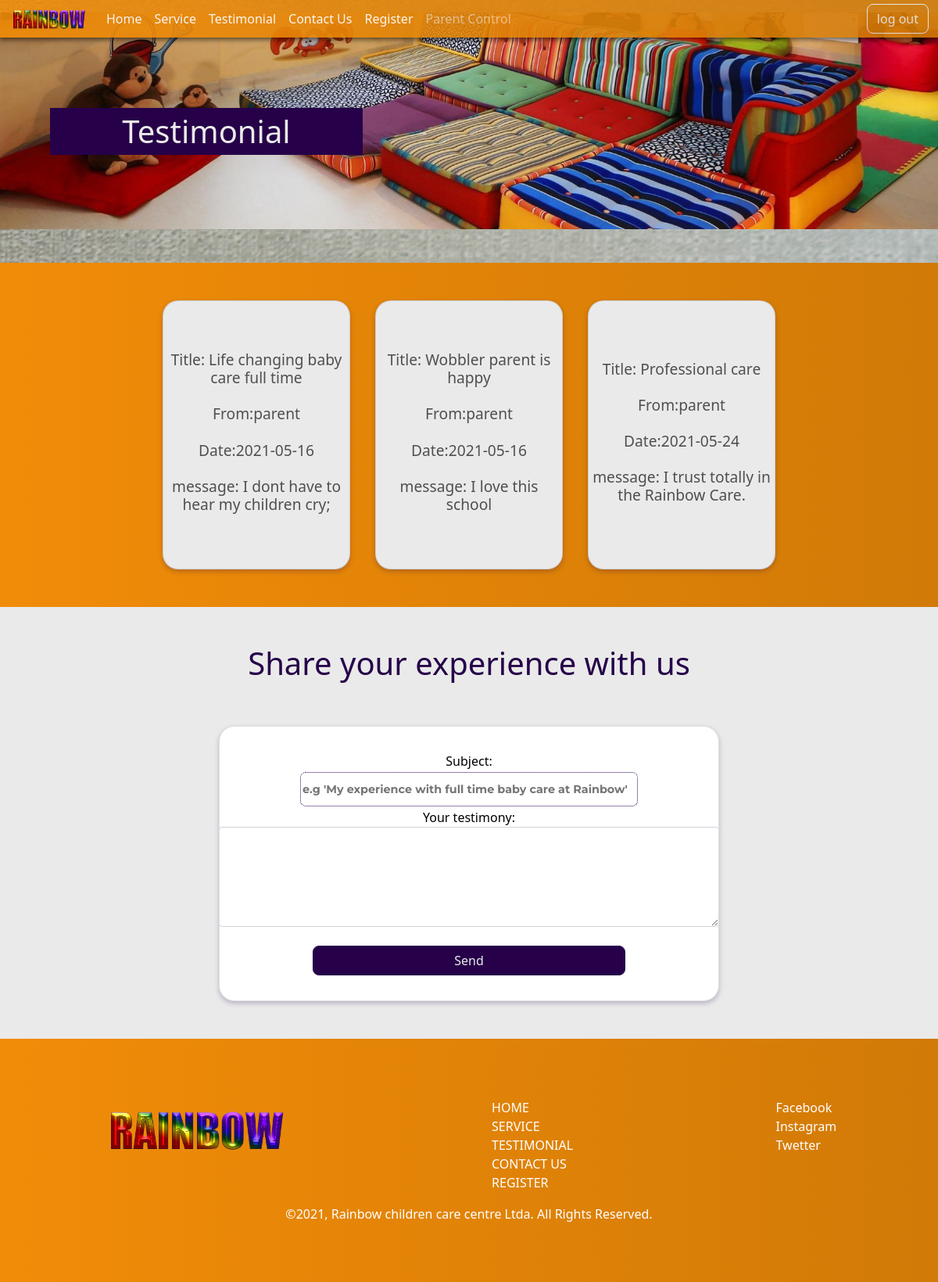
/testimonial.php (signed in), run on the app's committed database.
### tables this page shows
CREATE TABLE `testimony` (
  `id` int NOT NULL AUTO_INCREMENT,
  `name` varchar(100) NOT NULL,
  `user_name` varchar(30) NOT NULL,
  `date` date NOT NULL,
  `title` varchar(80) NOT NULL,
  `message` varchar(800) NOT NULL,
  `display` varchar(10) NOT NULL DEFAULT 'none',
  PRIMARY KEY (`id`),
  KEY `user_name` (`user_name`),
  CONSTRAINT `testimony_ibfk_1` FOREIGN KEY (`user_name`) REFERENCES `users` (`user_name`) ON DELETE RESTRICT ON UPDATE RESTRICT
);

### testimonial.php (the view, shortened to what this page needs)
<!doctype html>
<html lang="en">
  <head>
    <link href="css/reset.css" rel="stylesheet"/>
    <link href="https://cdn.jsdelivr.net/npm/bootstrap@5.0.0/dist/css/bootstrap.min.css" rel="stylesheet">
    <link rel="stylesheet" href="css/style.css">
     <link rel="stylesheet" href="css/styles_registration.css">
  </head>
  <body>
  <?php
if($_SESSION['role'] =="parent"){
      include "header/header_parent.php" ;
  }
?>
</div><header class="header-top pags">
      <div class="wrapper-mian-header">
        <div class="txt-main">
          <p class="txt-care">Testimonial</p>
          </div>
      </div>
  </header>
   <section class="sec-card services">
       <div class="card-wrapper testimonial-card">
               <?php
        require('mysql_connect.php');
        $query = "SELECT * FROM testimony WHERE display='yes'";
        $result = @mysqli_query($db_connection, $query);
        if ($result->num_rows > 0) {
            while($row = $result->fetch_assoc()) {
                echo" <div class='card'>
                    <h1>Title: ".$row["title"]."<br>
                    <br>From:".$row["name"]."<br>
                    <br>Date:".$row["date"]."<br>
                    <br>message: ".$row["message"]."</h1>
                    </div>";
            }
        }
        ?>
     </section>
     <section id="add_testimonial"class="sec-card insights">
      <div class="txt-services">
        <h1>Share your experience with us</h1>
    </div>
    <div class="card-wrapper testimonial">
      <div class="card">
       <?php include "testimonial_add.php" ?>
      </div>
    </div>
    </section>
  <footer class="footer">
    <div class="wrapper-footer">
      <div class="logo"> <img src="images/logo/logo.png"></div>
      <div class="txt-footer"> HOME<br> SERVICE<br> TESTIMONIAL<br>CONTACT US<br> REGISTER</div>
      <div class="txt-footer">Facebook<br> Instagram <br>Twetter</div>
    </div>
    <div class="wrapper-footer">
     <div class="txt-footer"> <p>©2021, Rainbow children care centre Ltda. All Rights Reserved.</p></div>
   </div>
  </footer>
   </body>
 </html>

### css/style.css (style rules this page uses)
body { overflow-x: hidden; background-color:#EAEAEA; font: normal normal bold Montserrat; background-image: url("../images/img/schoolgirl-studying-at-home-with-a-notebook-and-do-BL7HVPW.jpg"); background-size:cover; background-repeat: no-repeat; background-attachment: fixed; }
.header-top { overflow: hidden; width: 100vw; height: 80vh; }
.wrapper-mian-header { width: 100vw; height: 80vh; display: grid; align-items: center; }
.txt-main { margin-left: 4em; }
.wrapper-mian-header p { font-size: 40px; letter-spacing: 0px; color: #260149; opacity: 1; color: #EAEAEA; }
.txt-care { text-align: center; width:10em; background-color: #260149; }
.sec-card { background-color: #EAEAEA; display: grid; align-self: center; justify-content: center; text-align: center; padding: 2em 0 2em 0; border-radius: 3em 3em 0 0; color: #260149; width: 100%; overflow: hidden; }
.card-wrapper { display: flex; justify-content: center; }
.card { background-color: white; width: 15em; height: 13em; margin: 1em; box-shadow: 0px 3px 6px #2b05563d; border-radius: 20px; display: flex; justify-content: center; align-items: center; overflow: hidden; }
.services { border-radius: inherit; background: transparent linear-gradient(90deg, #f18c08 0%, #d17a07 100%) 0% 0% no-repeat padding-box; color: #EAEAEA; height: auto; }
.services .card { background-color: #EAEAEA; color: #000000a9; height: 21.5em; justify-content:space-around; padding: 0 0.3em 0 0.3em; }
.services .card h1 { font-size: 1.2em; }
.txt-services { padding: 1em 0 2em 0; }
.insights { border-radius: inherit; }
.insights .card { width: 20em; height: 15em; }
.footer { width: 100vw; height: 311px; background: transparent linear-gradient(90deg, #f18c08 0%, #d17a07 100%) 0% 0% no-repeat padding-box; opacity: 1; color:white; display: grid; align-content: center; overflow: hidden; }
.wrapper-footer { display: flex; align-self: center; justify-content:space-around; margin-top: 1em; }
.logo img { height: 5em; width: 15em; }
.testimonial-card { display: grid; grid-template-columns: auto auto auto auto; }
.testimonial .card { width: 40em; height:22em; }

### css/styles_registration.css (style rules this page uses)
.pags { height: 40vh; background-image: url("../images/img/09_HotelsWithBabysittingServices__GrandVelas_GVRNKC1804huge.1541782145.jpg"); background-size:contain; background-repeat: no-repeat; background-attachment: fixed; }
.pags .wrapper-mian-header { height: 40vh; }

### data on the page
testimony: title "Life changing baby care full time", name "parent", date "2021-05-16", message "I dont have to hear my children cry;"
testimony: title "Wobbler parent is happy", name "parent", date "2021-05-16", message "I love this school"
testimony: title "Professional care", name "parent", date "2021-05-24", message "I trust totally in the Rainbow Care."
